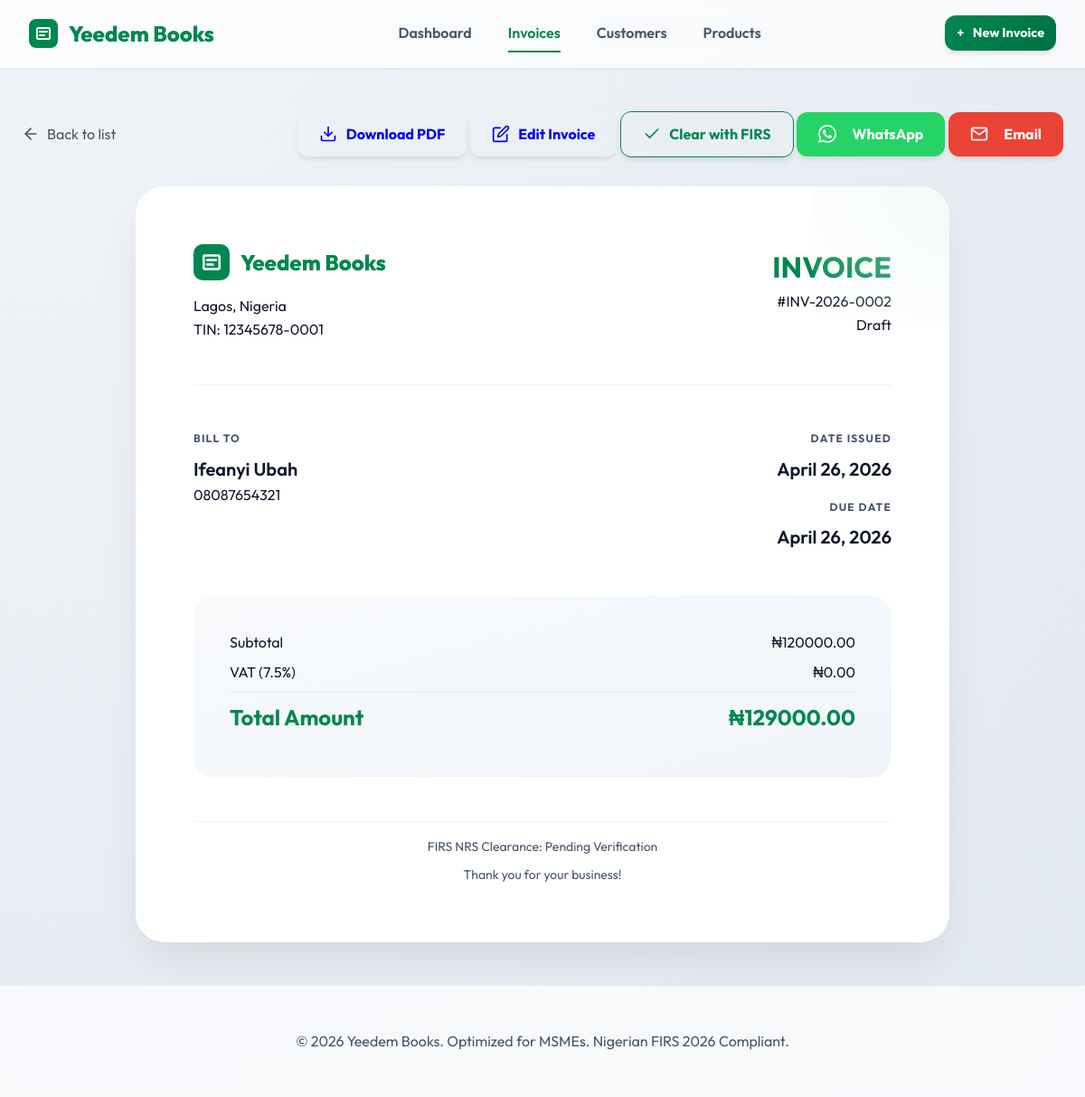
Screenshot of /invoices/2/ with the database file from the repository.
### core/models.py (models this page shows, shortened)
class Invoice(models.Model):
    CLEARANCE_CHOICES = [
        ('Pending', 'Pending'),
        ('Success', 'Success'),
        ('Failed', 'Failed'),
    ]
    STATUS_CHOICES = [
        ('Draft', 'Draft'),
        ('Cleared', 'Cleared'),
        ('Paid', 'Paid'),
        ('Partial', 'Partial'),
        ('Overdue', 'Overdue'),
        ('Cancelled', 'Cancelled'),
    ]
    invoice_number = models.CharField(max_length=50, unique=True, blank=True, help_text="Auto-generated if left blank (e.g., YB-2026-0001)")
    customer = models.ForeignKey(Customer, on_delete=models.CASCADE, related_name='invoices')
    issue_date = models.DateField()
    expected_pay_date = models.DateField(blank=True, null=True)
    subtotal = models.DecimalField(max_digits=12, decimal_places=2, default=0.00)
    vat_amount = models.DecimalField(max_digits=12, decimal_places=2, default=0.00, help_text="Auto-calculated at 7.5%")
    total_amount = models.DecimalField(max_digits=12, decimal_places=2, default=0.00)
    amount_paid = models.DecimalField(max_digits=12, decimal_places=2, default=0.00, help_text="Tracks partial/Gbese payments")
    draft_image = models.ImageField(upload_to='invoices/drafts/', blank=True, null=True)
    voice_record = models.FileField(upload_to='invoices/voice/', blank=True, null=True)
    nrs_irn = models.CharField(max_length=100, blank=True, null=True, help_text="FIRS Invoice Reference Number")
    qr_code_url = models.URLField(blank=True, null=True)
    clearance_status = models.CharField(max_length=20, choices=CLEARANCE_CHOICES, default='Pending')
    status = models.CharField(max_length=20, choices=STATUS_CHOICES, default='Draft')
    created_at = models.DateTimeField(auto_now_add=True)
    updated_at = models.DateTimeField(auto_now=True)

class Customer(models.Model):
    name = models.CharField(max_length=255)
    phone_number = models.CharField(max_length=20, help_text="Formatted for WhatsApp routing")
    email = models.EmailField(max_length=255, blank=True, null=True)
    tin = models.CharField(max_length=50, blank=True, null=True, help_text="FIRS requirement for B2B")
    trust_score = models.IntegerField(default=100, help_text="Default 100 - goes down with late payments")
    created_at = models.DateTimeField(auto_now_add=True)
    updated_at = models.DateTimeField(auto_now=True)

### core/views.py (the view)
# urls.py: path('invoices/<int:pk>/', views.invoice_detail, name='invoice_detail'),
def invoice_detail(request, pk):
    invoice = get_object_or_404(Invoice, pk=pk)
    customer_name = invoice.customer.name
    invoice_num = invoice.invoice_number
    total = f"N{invoice.total_amount:,.2f}"
    phone = invoice.customer.phone_number.replace('+', '').replace(' ', '').replace('-', '')
    wa_msg = f"Hello {customer_name}, here is your invoice {invoice_num} from Yeedem Books. Total: {total}. Thank you for your business!"
    wa_url = f"https://wa.me/{phone}?text={urllib.parse.quote(wa_msg)}"
    email_subject = f"Invoice {invoice_num} from Yeedem Books"
    email_body = f"Hello {customer_name},\n\nPlease find your invoice {invoice_num} for {total}.\n\nThank you for your business!"
    email_url = f"mailto:{invoice.customer.email or ''}?subject={urllib.parse.quote(email_subject)}&body={urllib.parse.quote(email_body)}"
    context = {
        'invoice': invoice,
        'wa_url': wa_url,
        'email_url': email_url,
    }
    return render(request, 'core/invoice_detail.html', context)

### core/templates/core/invoice_detail.html (shortened to what this page needs)
{% extends 'core/base.html' %}
{% block content %}
<div class="animate-fade-in">
    <div style="margin-bottom: 2rem; display: flex; justify-content: space-between; align-items: center;">
        <a href="{% url 'core:invoice_list' %}" style="text-decoration: none; color: var(--text-muted); display: flex; align-items: center; gap: 0.5rem;">
            <svg width="20" height="20" viewBox="0 0 24 24" fill="none" stroke="currentColor" stroke-width="2" stroke-linecap="round" stroke-linejoin="round"><line x1="19" y1="12" x2="5" y2="12"></line><polyline points="12 19 5 12 12 5"></polyline></svg>
            Back to list
        </a>
        <div class="btn-group" style="flex-wrap: wrap; gap: 1rem;">
            <a href="{% url 'core:invoice_pdf' invoice.pk %}" class="btn btn-secondary">
                <svg width="20" height="20" viewBox="0 0 24 24" fill="none" stroke="currentColor" stroke-width="2" stroke-linecap="round" stroke-linejoin="round"><path d="M21 15v4a2 2 0 0 1-2 2H5a2 2 0 0 1-2-2v-4"></path><polyline points="7 10 12 15 17 10"></polyline><line x1="12" y1="15" x2="12" y2="3"></line></svg>
                Download PDF
            </a>
            <a href="{% url 'core:invoice_edit' invoice.pk %}" class="btn btn-secondary">
                <svg width="20" height="20" viewBox="0 0 24 24" fill="none" stroke="currentColor" stroke-width="2" stroke-linecap="round" stroke-linejoin="round"><path d="M11 4H4a2 2 0 0 0-2 2v14a2 2 0 0 0 2 2h14a2 2 0 0 0 2-2v-7"></path><path d="M18.5 2.5a2.121 2.121 0 1 1 3 3L12 15l-4 1 1-4 9.5-9.5z"></path></svg>
                Edit Invoice
            </a>
            {% if invoice.clearance_status != 'Success' %}
            <a href="{% url 'core:clear_invoice_firs' invoice.pk %}" class="btn btn-secondary" style="border: 1px solid var(--primary); color: var(--primary);">
                <svg width="20" height="20" viewBox="0 0 24 24" fill="none" stroke="currentColor" stroke-width="2" stroke-linecap="round" stroke-linejoin="round"><polyline points="20 6 9 17 4 12"></polyline></svg>
                Clear with FIRS
            </a>
            {% endif %}
            <a href="{{ wa_url }}" target="_blank" class="btn btn-primary" style="background: #25D366; border-color: #25D366;">
                    WhatsApp
            </a>
            <a href="{{ email_url }}" class="btn btn-secondary" style="background: #ea4335; color: white; border-color: #ea4335;">
                Email
            </a>
        </div>
    </div>
    <div class="invoice-card">
        <div class="invoice-header">
            <div>
                <div class="logo" style="margin-bottom: 1rem;">
                    <span>Yeedem Books</span>
                </div>
                <p class="text-muted">Lagos, Nigeria</p>
                <p class="text-muted">TIN: 12345678-0001</p>
            </div>
            <div style="text-align: right;">
                <h1 style="color: var(--primary); font-size: 2rem;">INVOICE</h1>
                <p>#{{ invoice.invoice_number }}</p>
                <span class="badge {% if invoice.status == 'Paid' %}badge-success{% else %}badge-warning{% endif %}">
                    {{ invoice.status }}
                </span>
            </div>
        </div>
        <div class="invoice-body">
            <div class="grid-2">
                <div>
                    <div class="label">Bill To</div>
                    <div class="value">{{ invoice.customer.name }}</div>
                    <div class="text-muted">{{ invoice.customer.phone_number }}</div>
                </div>
                <div style="text-align: right;">
                    <div class="label">Date Issued</div>
                    <div class="value">{{ invoice.issue_date }}</div>
                    <div class="label" style="margin-top: 1rem;">Due Date</div>
                    <div class="value">{{ invoice.expected_pay_date|default:invoice.issue_date }}</div>
                </div>
            </div>
        </div>
        <div class="total-section">
            <div class="total-row">
                <span>Subtotal</span>
                <span>₦{{ invoice.subtotal|floatformat:2 }}</span>
            </div>
            <div class="total-row">
                <span>VAT (7.5%)</span>
                <span>₦{{ invoice.vat_amount|floatformat:2 }}</span>
            </div>
            <div class="total-row grand-total">
                <span>Total Amount</span>
                <span>₦{{ invoice.total_amount|floatformat:2 }}</span>
            </div>
        </div>
        <div style="margin-top: 3rem; font-size: 0.875rem; color: var(--text-muted); text-align: center; border-top: 1px solid #f1f5f9; padding-top: 1rem;">
            <p>FIRS NRS Clearance: {{ invoice.nrs_irn|default:"Pending Verification" }}</p>
            <p style="margin-top: 0.5rem;">Thank you for your business!</p>
        </div>
    </div>
</div>
{% endblock %}

### core/templates/core/base.html (style rules this page uses)
:root { --primary: #008751; --primary-dark: #007043; --primary-light: #e6f4ed; --secondary: #f4b400; --accent: #ff6b6b; --background: #f0f4f8; --surface: rgba(255, 255, 255, 0.8); --text-dark: #0f172a; --text-muted: #475569; --white: #ffffff; --card-shadow: 0 10px 15px -3px rgba(0, 0, 0, 0.05), 0 4px 6px -2px rgba(0, 0, 0, 0.02); --glass: rgba(255, 255, 255, 0.7); --blur: blur(10px); --transition: all 0.4s cubic-bezier(0.175, 0.885, 0.32, 1.275); }
* { margin: 0; padding: 0; box-sizing: border-box; font-family: 'Outfit', sans-serif; }
body { background: radial-gradient(circle at top left, #f0f4f8, #e2e8f0); color: var(--text-dark); line-height: 1.6; min-height: 100vh; display: flex; flex-direction: column; }
.logo { font-size: 1.5rem; font-weight: 800; color: var(--primary); text-decoration: none; display: flex; align-items: center; gap: 0.75rem; transition: var(--transition); }
.btn { padding: 0.75rem 1.5rem; border-radius: 0.75rem; font-weight: 700; cursor: pointer; transition: var(--transition); border: none; text-decoration: none; display: inline-flex; align-items: center; gap: 0.6rem; box-shadow: 0 4px 6px -1px rgba(0, 0, 0, 0.1); }
.btn-primary { background: linear-gradient(135deg, var(--primary), var(--primary-dark)); color: var(--white); }
.animate-fade-in { animation: fadeIn 0.5s ease-out forwards; }

### core/templates/core/invoice_detail.html (style rules this page uses)
.invoice-card { background: var(--white); padding: 4rem; border-radius: 2rem; box-shadow: 0 25px 50px -12px rgba(0, 0, 0, 0.1); max-width: 900px; margin: 0 auto; position: relative; overflow: hidden; }
.invoice-card::after { content: ''; position: absolute; top: 0; right: 0; width: 150px; height: 150px; background: radial-gradient(circle at top right, var(--primary-light), transparent); opacity: 0.5; }
.invoice-header { display: flex; justify-content: space-between; border-bottom: 2px solid #f1f5f9; padding-bottom: 3rem; margin-bottom: 3rem; }
.invoice-body { margin-bottom: 3rem; }
.grid-2 { display: grid; grid-template-columns: 1fr 1fr; gap: 3rem; }
.label { color: var(--text-muted); font-size: 0.75rem; text-transform: uppercase; font-weight: 700; letter-spacing: 0.1em; margin-bottom: 0.5rem; }
.value { font-size: 1.25rem; font-weight: 600; color: var(--text-dark); }
.total-section { background: linear-gradient(to bottom right, #f8fafc, #f1f5f9); padding: 2.5rem; border-radius: 1.5rem; margin-top: 3rem; }
.total-row { display: flex; justify-content: space-between; margin-bottom: 0.5rem; }
.total-row.grand-total { border-top: 1px solid #e2e8f0; padding-top: 0.5rem; margin-top: 0.5rem; font-size: 1.5rem; font-weight: 700; color: var(--primary); }

### rows the page displays
Invoice: invoice_number "INV-2026-0002", status "Draft", customer.name "Ifeanyi Ubah", customer.phone_number "08087654321", issue_date "April 26, 2026", expected_pay_date "April 26, 2026", subtotal "120000.00", vat_amount "0.00", total_amount "129000.00", nrs_irn "Pending Verification"
